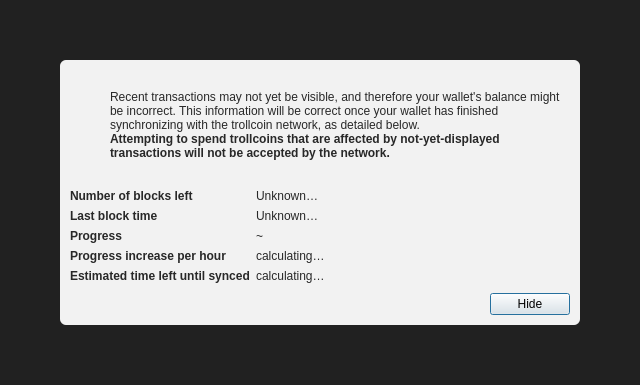
<?xml version="1.0" encoding="UTF-8"?>
<ui version="4.0">
 <class>ModalOverlay</class>
 <widget class="QWidget" name="ModalOverlay">
  <property name="geometry">
   <rect>
    <x>0</x>
    <y>0</y>
    <width>640</width>
    <height>385</height>
   </rect>
  </property>
  <property name="windowTitle">
   <string>Form</string>
  </property>
  <layout class="QVBoxLayout" name="verticalLayout" stretch="0">
   <property name="sizeConstraint">
    <enum>QLayout::SetDefaultConstraint</enum>
   </property>
   <property name="leftMargin">
    <number>0</number>
   </property>
   <property name="topMargin">
    <number>0</number>
   </property>
   <property name="rightMargin">
    <number>0</number>
   </property>
   <property name="bottomMargin">
    <number>0</number>
   </property>
   <item>
    <widget class="QWidget" name="bgWidget" native="true">
     <property name="styleSheet">
      <string notr="true">#bgWidget { background: rgba(0,0,0,220); }</string>
     </property>
     <layout class="QVBoxLayout" name="verticalLayoutMain" stretch="1">
      <property name="leftMargin">
       <number>60</number>
      </property>
      <property name="topMargin">
       <number>60</number>
      </property>
      <property name="rightMargin">
       <number>60</number>
      </property>
      <property name="bottomMargin">
       <number>60</number>
      </property>
      <item>
       <widget class="QWidget" name="contentWidget" native="true">
        <property name="styleSheet">
         <string notr="true">#contentWidget { background: rgba(255,255,255,240); border-radius: 6px; }

QLabel { color: rgb(40,40,40);  }</string>
        </property>
        <layout class="QVBoxLayout" name="verticalLayoutSub" stretch="1,0,0,0">
         <property name="spacing">
          <number>0</number>
         </property>
         <property name="leftMargin">
          <number>10</number>
         </property>
         <property name="topMargin">
          <number>10</number>
         </property>
         <property name="rightMargin">
          <number>10</number>
         </property>
         <property name="bottomMargin">
          <number>10</number>
         </property>
         <item>
          <layout class="QHBoxLayout" name="horizontalLayoutIconText" stretch="0,1">
           <property name="topMargin">
            <number>20</number>
           </property>
           <item>
            <layout class="QVBoxLayout" name="verticalLayoutIcon">
             <property name="leftMargin">
              <number>0</number>
             </property>
             <item>
              <widget class="QPushButton" name="warningIcon">
               <property name="enabled">
                <bool>false</bool>
               </property>
               <property name="text">
                <string/>
               </property>
               <property name="icon">
                <iconset>
                 <normaloff>:/icons/warning</normaloff>
                 <disabledoff>:/icons/warning</disabledoff>:/icons/warning</iconset>
               </property>
               <property name="iconSize">
                <size>
                 <width>48</width>
                 <height>48</height>
                </size>
               </property>
               <property name="flat">
                <bool>true</bool>
               </property>
              </widget>
             </item>
             <item>
              <spacer name="verticalSpacerWarningIcon">
               <property name="orientation">
                <enum>Qt::Vertical</enum>
               </property>
               <property name="sizeHint" stdset="0">
                <size>
                 <width>20</width>
                 <height>40</height>
                </size>
               </property>
              </spacer>
             </item>
            </layout>
           </item>
           <item>
            <layout class="QVBoxLayout" name="verticalLayoutInfoText">
             <property name="leftMargin">
              <number>0</number>
             </property>
             <property name="topMargin">
              <number>0</number>
             </property>
             <item>
              <widget class="QLabel" name="infoText">
               <property name="text">
                <string>Recent transactions may not yet be visible, and therefore your wallet's balance might be incorrect. This information will be correct once your wallet has finished synchronizing with the trollcoin network, as detailed below.</string>
               </property>
               <property name="textFormat">
                <enum>Qt::RichText</enum>
               </property>
               <property name="wordWrap">
                <bool>true</bool>
               </property>
              </widget>
             </item>
             <item>
              <widget class="QLabel" name="infoTextStrong">
               <property name="font">
                <font>
                 <weight>75</weight>
                 <bold>true</bold>
                </font>
               </property>
               <property name="text">
                <string>Attempting to spend trollcoins that are affected by not-yet-displayed transactions will not be accepted by the network.</string>
               </property>
               <property name="textFormat">
                <enum>Qt::RichText</enum>
               </property>
               <property name="wordWrap">
                <bool>true</bool>
               </property>
              </widget>
             </item>
             <item>
              <spacer name="verticalSpacerInTextSpace">
               <property name="orientation">
                <enum>Qt::Vertical</enum>
               </property>
               <property name="sizeHint" stdset="0">
                <size>
                 <width>20</width>
                 <height>40</height>
                </size>
               </property>
              </spacer>
             </item>
            </layout>
           </item>
          </layout>
         </item>
         <item>
          <spacer name="verticalSpacerAfterText">
           <property name="orientation">
            <enum>Qt::Vertical</enum>
           </property>
           <property name="sizeHint" stdset="0">
            <size>
             <width>20</width>
             <height>40</height>
            </size>
           </property>
          </spacer>
         </item>
         <item>
          <layout class="QFormLayout" name="formLayout">
           <property name="fieldGrowthPolicy">
            <enum>QFormLayout::FieldsStayAtSizeHint</enum>
           </property>
           <property name="horizontalSpacing">
            <number>6</number>
           </property>
           <property name="verticalSpacing">
            <number>6</number>
           </property>
           <property name="topMargin">
            <number>10</number>
           </property>
           <item row="0" column="0">
            <widget class="QLabel" name="labelNumberOfBlocksLeft">
             <property name="font">
              <font>
               <weight>75</weight>
               <bold>true</bold>
              </font>
             </property>
             <property name="text">
              <string>Number of blocks left</string>
             </property>
            </widget>
           </item>
           <item row="0" column="1">
            <widget class="QLabel" name="numberOfBlocksLeft">
             <property name="text">
              <string>Unknown…</string>
             </property>
            </widget>
           </item>
           <item row="1" column="0">
            <widget class="QLabel" name="labelLastBlockTime">
             <property name="font">
              <font>
               <weight>75</weight>
               <bold>true</bold>
              </font>
             </property>
             <property name="text">
              <string>Last block time</string>
             </property>
            </widget>
           </item>
           <item row="1" column="1">
            <widget class="QLabel" name="newestBlockDate">
             <property name="sizePolicy">
              <sizepolicy hsizetype="Maximum" vsizetype="Preferred">
               <horstretch>0</horstretch>
               <verstretch>0</verstretch>
              </sizepolicy>
             </property>
             <property name="text">
              <string>Unknown…</string>
             </property>
            </widget>
           </item>
           <item row="2" column="0">
            <widget class="QLabel" name="labelSyncDone">
             <property name="font">
              <font>
               <weight>75</weight>
               <bold>true</bold>
              </font>
             </property>
             <property name="text">
              <string>Progress</string>
             </property>
            </widget>
           </item>
           <item row="2" column="1">
            <layout class="QHBoxLayout" name="horizontalLayoutSync" stretch="0,1">
             <item>
              <widget class="QLabel" name="percentageProgress">
               <property name="text">
                <string notr="true">~</string>
               </property>
              </widget>
             </item>
            </layout>
           </item>
           <item row="4" column="0">
            <widget class="QLabel" name="labelProgressIncrease">
             <property name="font">
              <font>
               <weight>75</weight>
               <bold>true</bold>
              </font>
             </property>
             <property name="text">
              <string>Progress increase per hour</string>
             </property>
            </widget>
           </item>
           <item row="4" column="1">
            <widget class="QLabel" name="progressIncreasePerH">
             <property name="text">
              <string>calculating…</string>
             </property>
            </widget>
           </item>
           <item row="5" column="0">
            <widget class="QLabel" name="labelEstimatedTimeLeft">
             <property name="font">
              <font>
               <weight>75</weight>
               <bold>true</bold>
              </font>
             </property>
             <property name="text">
              <string>Estimated time left until synced</string>
             </property>
            </widget>
           </item>
           <item row="5" column="1">
            <widget class="QLabel" name="expectedTimeLeft">
             <property name="text">
              <string>calculating…</string>
             </property>
            </widget>
           </item>
          </layout>
         </item>
         <item>
          <layout class="QHBoxLayout" name="horizontalLayoutButtons">
           <property name="leftMargin">
            <number>10</number>
           </property>
           <property name="topMargin">
            <number>10</number>
           </property>
           <item>
            <spacer name="horizontalSpacer">
             <property name="orientation">
              <enum>Qt::Horizontal</enum>
             </property>
             <property name="sizeHint" stdset="0">
              <size>
               <width>40</width>
               <height>20</height>
              </size>
             </property>
            </spacer>
           </item>
           <item>
            <widget class="QPushButton" name="closeButton">
             <property name="text">
              <string>Hide</string>
             </property>
             <property name="shortcut">
              <string>Esc</string>
             </property>
             <property name="focusPolicy">
              <enum>Qt::StrongFocus</enum>
             </property>
             <property name="default">
              <bool>true</bool>
             </property>
            </widget>
           </item>
          </layout>
         </item>
        </layout>
       </widget>
      </item>
     </layout>
    </widget>
   </item>
  </layout>
 </widget>
 <resources/>
 <connections/>
</ui>
